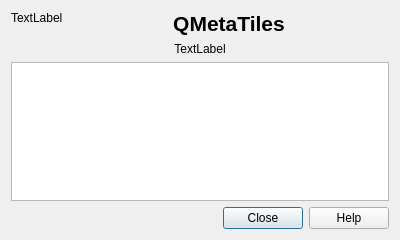
<?xml version="1.0" encoding="UTF-8"?>
<ui version="4.0">
 <class>Dialog</class>
 <widget class="QDialog" name="Dialog">
  <property name="geometry">
   <rect>
    <x>0</x>
    <y>0</y>
    <width>400</width>
    <height>240</height>
   </rect>
  </property>
  <property name="windowTitle">
   <string>About QMetaTiles</string>
  </property>
  <layout class="QGridLayout" name="gridLayout" columnstretch="0,5">
   <item row="0" column="0">
    <widget class="QLabel" name="lblLogo">
     <property name="text">
      <string>TextLabel</string>
     </property>
     <property name="alignment">
      <set>Qt::AlignLeading|Qt::AlignLeft|Qt::AlignTop</set>
     </property>
    </widget>
   </item>
   <item row="0" column="1">
    <widget class="QLabel" name="label">
     <property name="text">
      <string>&lt;!DOCTYPE HTML PUBLIC &quot;-//W3C//DTD HTML 4.0//EN&quot; &quot;http://www.w3.org/TR/REC-html40/strict.dtd&quot;&gt;
&lt;html&gt;&lt;head&gt;&lt;meta name=&quot;qrichtext&quot; content=&quot;1&quot; /&gt;&lt;style type=&quot;text/css&quot;&gt;
p, li { white-space: pre-wrap; }
&lt;/style&gt;&lt;/head&gt;&lt;body style=&quot; font-family:'MS Shell Dlg 2'; font-size:8pt; font-weight:400; font-style:normal;&quot;&gt;
&lt;p align=&quot;center&quot; style=&quot; margin-top:0px; margin-bottom:0px; margin-left:0px; margin-right:0px; -qt-block-indent:0; text-indent:0px;&quot;&gt;&lt;span style=&quot; font-family:'Droid Sans'; font-size:16pt; font-weight:600;&quot;&gt;QMetaTiles&lt;/span&gt;&lt;/p&gt;&lt;/body&gt;&lt;/html&gt;</string>
     </property>
     <property name="alignment">
      <set>Qt::AlignCenter</set>
     </property>
    </widget>
   </item>
   <item row="1" column="0" colspan="2">
    <widget class="QLabel" name="lblVersion">
     <property name="text">
      <string>TextLabel</string>
     </property>
     <property name="alignment">
      <set>Qt::AlignCenter</set>
     </property>
    </widget>
   </item>
   <item row="3" column="0" colspan="2">
    <widget class="QDialogButtonBox" name="buttonBox">
     <property name="orientation">
      <enum>Qt::Horizontal</enum>
     </property>
     <property name="standardButtons">
      <set>QDialogButtonBox::Close|QDialogButtonBox::Help</set>
     </property>
    </widget>
   </item>
   <item row="2" column="0" colspan="2">
    <widget class="QTextBrowser" name="textBrowser">
     <property name="readOnly">
      <bool>true</bool>
     </property>
     <property name="html">
      <string>&lt;!DOCTYPE HTML PUBLIC &quot;-//W3C//DTD HTML 4.0//EN&quot; &quot;http://www.w3.org/TR/REC-html40/strict.dtd&quot;&gt;
&lt;html&gt;&lt;head&gt;&lt;meta name=&quot;qrichtext&quot; content=&quot;1&quot; /&gt;&lt;style type=&quot;text/css&quot;&gt;
p, li { white-space: pre-wrap; }
&lt;/style&gt;&lt;/head&gt;&lt;body style=&quot; font-family:'MS Shell Dlg 2'; font-size:8.25pt; font-weight:400; font-style:normal;&quot;&gt;
&lt;p style=&quot;-qt-paragraph-type:empty; margin-top:0px; margin-bottom:0px; margin-left:0px; margin-right:0px; -qt-block-indent:0; text-indent:0px; font-family:'Sans Serif'; font-size:9pt;&quot;&gt;&lt;br /&gt;&lt;/p&gt;&lt;/body&gt;&lt;/html&gt;</string>
     </property>
     <property name="textInteractionFlags">
      <set>Qt::LinksAccessibleByMouse|Qt::TextSelectableByMouse</set>
     </property>
    </widget>
   </item>
  </layout>
 </widget>
 <resources/>
 <connections>
  <connection>
   <sender>buttonBox</sender>
   <signal>accepted()</signal>
   <receiver>Dialog</receiver>
   <slot>accept()</slot>
   <hints>
    <hint type="sourcelabel">
     <x>248</x>
     <y>254</y>
    </hint>
    <hint type="destinationlabel">
     <x>157</x>
     <y>274</y>
    </hint>
   </hints>
  </connection>
  <connection>
   <sender>buttonBox</sender>
   <signal>rejected()</signal>
   <receiver>Dialog</receiver>
   <slot>reject()</slot>
   <hints>
    <hint type="sourcelabel">
     <x>316</x>
     <y>260</y>
    </hint>
    <hint type="destinationlabel">
     <x>286</x>
     <y>274</y>
    </hint>
   </hints>
  </connection>
 </connections>
</ui>
